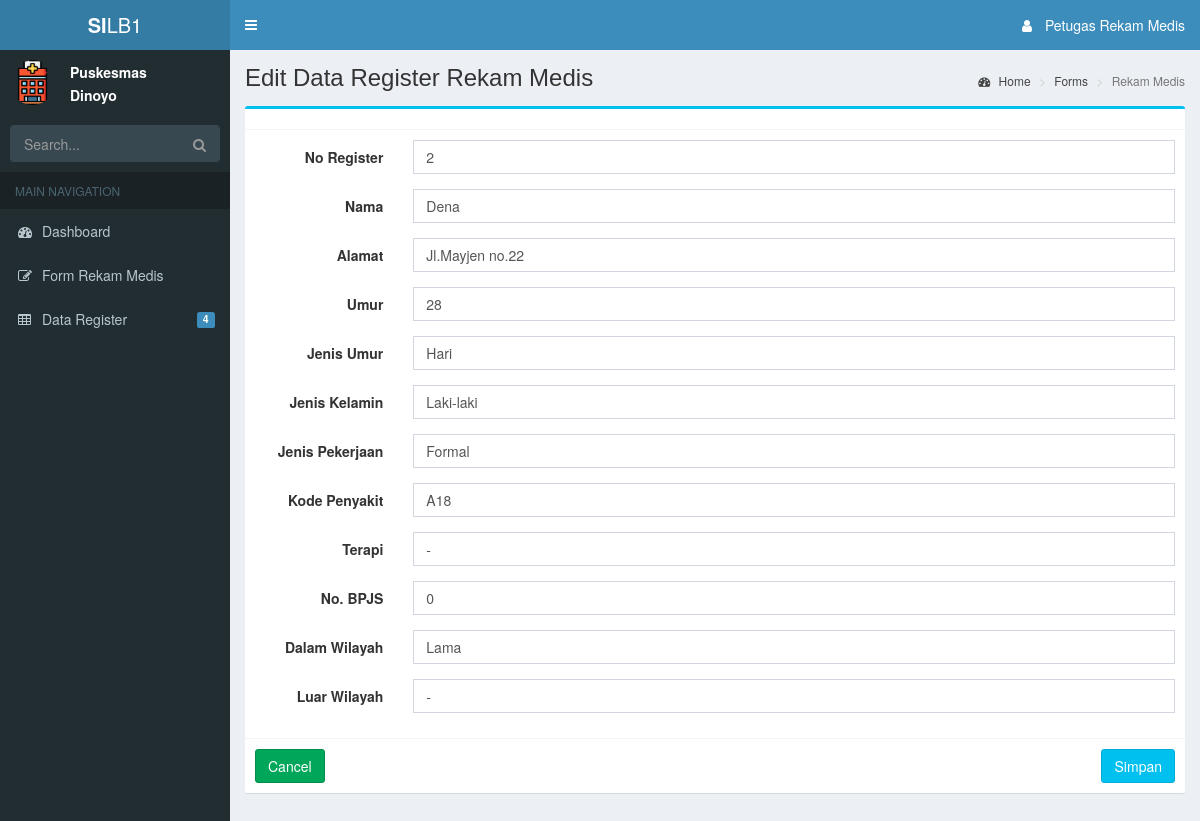
The app's page /index.php/rekam_medis/editRM/2 with its own data.
### tables this page shows
CREATE TABLE `rekam_medis` (
  `no_register` int(20) NOT NULL,
  `tanggal` date NOT NULL,
  `nama` varchar(200) NOT NULL,
  `alamat` varchar(200) NOT NULL,
  `umur` int(20) NOT NULL,
  `id_umr` int(20) NOT NULL,
  `jenis_umur` varchar(50) NOT NULL,
  `jenis_kelamin` varchar(20) NOT NULL,
  `jenis_pekerjaan` varchar(20) NOT NULL,
  `kode_penyakit` varchar(50) NOT NULL,
  `terapi` varchar(500) NOT NULL,
  `no_bpjs` int(50) NOT NULL,
  `dalam_wilayah` varchar(20) NOT NULL,
  `luar_wilayah` varchar(20) NOT NULL
);

### application/controllers/Rekam_medis.php (called while the page is built, shortened)
<?php
class Rekam_medis extends CI_Controller{
    function __construct(){
      $this->load->helper('url');
      $this->load->model('RekamMedis_model');
    }
    public function editRM($no)
    {
      $where = array('no_register' => $no);
      $data['rekam_medis'] = $this->RekamMedis_model->getRegister($where, 'rekam_medis')->result();
      $this->load->view('header/rm_header');
      $this->load->view('rekam_medis/edit_register', $data);
      $this->load->view('footer/rm_footer');
    }
}

### index.php (called while the page is built, shortened)
<?php
require_once BASEPATH.'core/CodeIgniter.php';

### application/models/RekamMedis_model.php (called while the page is built, shortened)
<?php
    class RekamMedis_model extends CI_Model{
        public function getRegister($where, $table)
        {
            return $this->db->get_where($table,$where);
        }
    }
?>

### application/views/rekam_medis/edit_register.php (the view, shortened to what this page needs)
<div class="content-wrapper">
    <section class="content-header">
      <h1>
       Edit Data Register Rekam Medis
      </h1>
      <ol class="breadcrumb">
        <li><a href="#"><i class="fa fa-dashboard"></i> Home</a></li>
        <li><a href="#">Forms</a></li>
        <li class="active">Rekam Medis</li>
      </ol>
    </section>
    <section class="content">
          <div class="box box-info">
            <div class="box-header with-border">
            </div>
            <form class="form-horizontal" action="<?php echo site_url('rekam_medis/editRegister'); ?>" method="post">
              <?php foreach ($rekam_medis as $rm) { ?>
                <div class="box-body">
                <div class="form-group">
                  <label for="noreg" class="col-sm-2 control-label">No Register</label>
                  <div class="col-sm-10">
                    <input type="text" class="form-control" name="no_register" placeholder="No Register" value="<?php echo $rm->no_register  ?>">
                  </div>
                </div>
                <div class="form-group">
                  <label for="nama" class="col-sm-2 control-label">Nama</label>
                  <div class="col-sm-10">
                    <input type="text" class="form-control" name="nama" placeholder="Nama Pasien" value="<?php echo $rm->nama ?>">
                  </div>
                </div>
                <div class="form-group">
                  <label for="alamat" class="col-sm-2 control-label">Alamat</label>
                  <div class="col-sm-10">
                    <input type="text" class="form-control" name="alamat" placeholder="Alamat" value="<?php echo $rm->alamat ?>">
                  </div>
                </div>
                <div class="form-group">
                  <label for="umur" class="col-sm-2 control-label">Umur</label>
                  <div class="col-sm-10">
                    <input type="text" class="form-control" name="umur" placeholder="Umur" value="<?php echo $rm->umur ?>">
                  </div>
                </div>
                <div class="form-group">
                  <label for="jenis_umur" class="col-sm-2 control-label">Jenis Umur</label>
                      <div class="col-sm-10">
                        <input list="jenis_umur" type="text" class="form-control" name="jenis_umur" placeholder="Jenis Umur" value="<?php echo $rm->jenis_umur ?>">
                      </div>
                  </div>
                <div class="form-group">
                  <label for="jeniskelamin" class="col-sm-2 control-label">Jenis Kelamin</label>
                  <div class="col-sm-10">
                    <input list="jenis_kelamin" type="text" class="form-control" name="jenis_kelamin" placeholder="Jenis Kelamin" value="<?php echo $rm->jenis_kelamin ?>">
                  </div>
                </div>
                <div class="form-group">
                  <label for="jenispekerjaan" class="col-sm-2 control-label">Jenis Pekerjaan</label>
                  <div class="col-sm-10">
                    <input list="jenis_pekerjaan" type="text" class="form-control" name="jenis_pekerjaan" placeholder="Jenis Pekerjaan" value="<?php echo $rm->jenis_pekerjaan ?>">
                  </div>
                </div>
                <div class="form-group">
                  <label for="kdpenyakit" class="col-sm-2 control-label">Kode Penyakit</label>
                  <div class="col-sm-10">
                    <input type="text" class="form-control" name="kode_penyakit" placeholder="Kode Penyakit" value="<?php echo $rm->kode_penyakit ?>">
                  </div>
                </div>
                <div class="form-group">
                  <label for="terapi" class="col-sm-2 control-label">Terapi</label>
                  <div class="col-sm-10">
                    <input type="text" class="form-control" name="terapi" placeholder="Terapi" value="<?php echo $rm->terapi ?>">
                  </div>
                </div>
                <div class="form-group">
                  <label for="nobpjs" class="col-sm-2 control-label">No. BPJS</label>
                  <div class="col-sm-10">
                    <input type="text" class="form-control" name="no_bpjs" placeholder="Np. BPJS" value="<?php echo $rm->no_bpjs ?>">
                  </div>
                </div>
                <div class="form-group">
                  <label for="dlmwilayah" class="col-sm-2 control-label">Dalam Wilayah</label>
                  <div class="col-sm-10">
                    <input list="dalamWilayah" type="text" id ="txt" onkeyup="manage(this)" class="form-control" name="dalam_wilayah" placeholder="Dalam Wilayah" value="<?php echo $rm->dalam_wilayah ?>">
                  </div>
                </div>
                <div class="form-group">
                  <label for="dlmwilayah" class="col-sm-2 control-label">Luar Wilayah</label>
                  <div class="col-sm-10">
                    <input list="luarWilayah" type="text" id ="btSubmit" onkeyup="manag(this)" class="form-control" name="luar_wilayah" placeholder="Luar Wilayah" value="<?php echo $rm->luar_wilayah ?>">
                  </div>
                </div>
              </div>
              <div class="box-footer">
                <button type="cancel" name="cancel" class="btn btn-success" href="<?php echo site_url('index.php/rekam_medis/dataRegister'); ?>">Cancel</button>
                <button type="submit" class="btn btn-info pull-right">Simpan</button>
              </div>
              <?php } ?>
            </form>
      </div>
    </section>
  </div>

### records on screen
rekam_medis: no_register "2", nama "Dena", alamat "Jl.Mayjen no.22", umur "28", jenis_umur "Hari", jenis_kelamin "Laki-laki", jenis_pekerjaan "Formal", kode_penyakit "A18", terapi "-", no_bpjs "0", dalam_wilayah "Lama", luar_wilayah "-"
